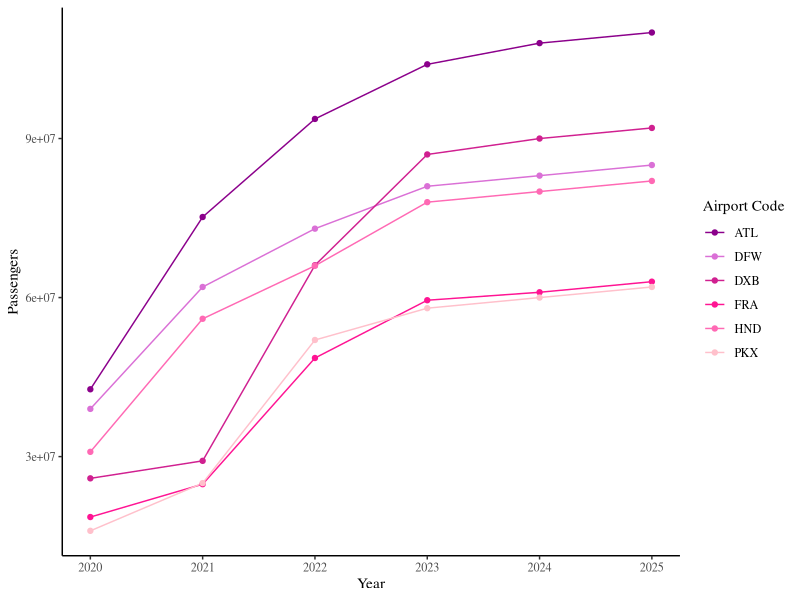
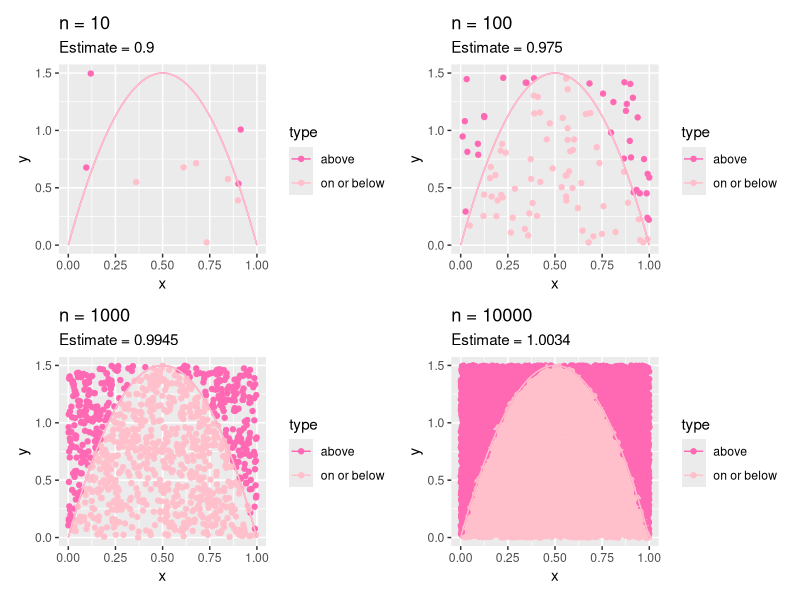

Reproduce these figures in R, in order.
## ---- chunk 1
#| label: tbl-busiestAirportsTable
#| tbl-pos: "H"
#| tbl-width: 5
#| tbl-cap: "Busiest Airports Table"
#| echo: false
#| message: false
#| warning: false

library(dplyr)
library(tidyr)
library(knitr)

atl <- data.frame(
  airport = "Hartsfield-Jackson Atlanta International Airport",
  code = "ATL",
  year = c(2020, 2021, 2022, 2023, 2024, 2025),
  passengers = c(42700000, 75200000, 93700000, 104000000, 108000000, 110000000)
)
fra <- data.frame(
  airport = "Frankfurt Airport",
  code = "FRA",
  year = c(2020, 2021, 2022, 2023, 2024, 2025),
  passengers = c(18600000, 24800000, 48600000, 59500000, 61000000, 63000000)
)
pkx <- data.frame(
  airport = "Beijing Daxing International Airport",
  code = "PKX",
  year = c(2020, 2021, 2022, 2023, 2024, 2025),
  passengers = c(16000000, 25000000, 52000000, 58000000, 60000000, 62000000)
)
dxb <- data.frame(
  airport = "Dubai International Airport",
  code = "DXB",
  year = c(2020, 2021, 2022, 2023, 2024, 2025),
  passengers = c(25900000, 29200000, 66100000, 87000000, 90000000, 92000000)
)
hnd <- data.frame(
  airport = "Tokyo Haneda Airport",
  code = "HND",
  year = c(2020, 2021, 2022, 2023, 2024, 2025),
  passengers = c(30900000, 56000000, 66000000, 78000000, 80000000, 82000000)
)
dfw <- data.frame(
  airport = "Dallas Fort Worth International Airport",
  code = "DFW",
  year = c(2020, 2021, 2022, 2023, 2024, 2025),
  passengers = c(39000000, 62000000, 73000000, 81000000, 83000000, 85000000)
)
airports_clean <- bind_rows(atl, fra, pkx, dxb, hnd, dfw)

airports_table <- airports_clean |>
  select(code, year, passengers) |>
  pivot_wider(
    names_from = year,
    values_from = passengers
    )

kable(airports_table)
## ---- chunk 2
#| label: fig-busiestAirportsPlot
#| fig-pos: "H"
#| fig-width: 5
#| fig-cap: "Busiest Airports Plot/Graph"
#| echo: false
#| message: false
#| warning: false

library(ggplot2)
airports_clean |>
  ggplot(aes(x = year, y = passengers, color = code)) +
  geom_line() +
  geom_point() +
  scale_color_manual(values = c("ATL" = "darkmagenta", "DFW" = "orchid",
                                 "DXB" = "violetred", "FRA" = "deeppink",
                                 "HND" = "hotpink", "PKX" = "pink" )) +
  theme_classic(base_family = "serif") + labs(x = "Year",
                                              y = "Passengers",
                                              color = "Airport Code")
## ---- chunk 3
#| label: fig-monteCarloPlot
#| fig-pos: "H"
#| fig-width: 12
#| fig-height: 8
#| fig-cap: "Monte Carlo Numeric Integration Plot/Graph"
#| echo: false
#| message: false
#| warning: false

library(ggplot2)
library(patchwork)

monte_carlo_points <- function(n, xmin, xmax, ymin, ymax) {
  x <- runif(n, xmin, xmax)
  y <- runif(n, ymin, ymax)
  data.frame(x = x, y = y)
}

make_plot <- function(n) {
  df <- monte_carlo_points(n, 0, 1, 0, 1.5)
  df$f <- dbeta(df$x, shape1 = 2, shape2 = 2)
  df$type <- ifelse(df$y <= df$f, "on or below", "above")
  area <- 1 * 1.5
  estimate <- area * (sum(df$type == "on or below") / n)
  ggplot(df, aes(x, y, color = type)) +
    geom_point() +
    stat_function(
      fun = dbeta,
      args = list(shape1 = 2, shape2 = 2),
      xlim = c(0, 1)
      ) +
    scale_color_manual(values = c( "on or below" = "pink",
                                   "above" = "hotpink"
    )) +
    labs(
      title = paste("n =", n),
      subtitle = paste("Estimate =", round(estimate, 4)),
      x = "x",
      y = "y",
      type = "Point Type"
      )
}

plot10 <- make_plot(10)
plot100 <- make_plot(100)
plot1000 <- make_plot(1000)
plot10000 <- make_plot(10000)

plot10 + plot100 + plot1000 + plot10000
